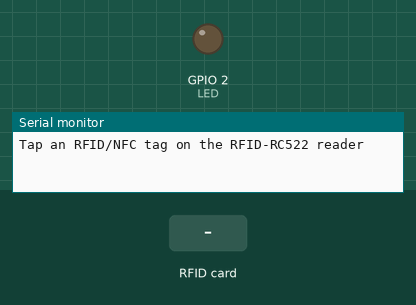
The program below on a simulated ESP32. Parts: output pins drawn as LEDs (lit = HIGH), the last lines printed to the serial monitor. Dashed ring = blinking. The test bench sets the inputs (shaded band). WiFi joins after 1.5 s; servers stay silent unless stated; uploads are accepted with an empty reply.

Above: at 2.7 s.
2.8 s: RFID card 5E 7A 19 C4 held to the reader
At 2.91 s:
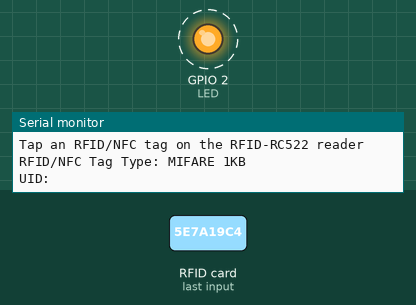
Timing chart, 0 to 5.8 s (numbered marks = the images above; inputs shaded):
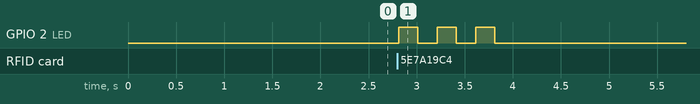

The program:

main.cpp
```cpp
/*
 * This ESP32 code is created by esp32io.com
 *
 * This ESP32 code is released in the public domain
 *
 * For more detail (instruction and wiring diagram), visit https://esp32io.com/tutorials/esp32-rfid-nfc
 */

#include <SPI.h>
#include <MFRC522.h>
#include <Arduino.h>
#include <WiFi.h>
#include <HTTPClient.h>

#include "WifiHelper.hh"
#include "NFCHelper.hh"

#define LED 2
#define SS_PIN  21  // ESP32 pin GIOP5
#define RST_PIN 27 // ESP32 pin GIOP27

WifiHelper wifiHelper("Luke", "obstgarten");
NFCHelper nfcHelper(SS_PIN, RST_PIN);

void setup() {
  Serial.begin(115200);
  pinMode(LED, OUTPUT);

  nfcHelper.setup();
  wifiHelper.connectToWifi();

  Serial.println("Tap an RFID/NFC tag on the RFID-RC522 reader");
}

void loop() {

  if(nfcHelper.checkForCard()!="-1")
  {
      // Light signal
      digitalWrite(LED, HIGH);
      delay(200);
      digitalWrite(LED, LOW);
      delay(200);
      digitalWrite(LED, HIGH);
      delay(200);
      digitalWrite(LED, LOW);
      delay(200);
      digitalWrite(LED, HIGH);
      delay(200);
      digitalWrite(LED, LOW);
      delay(200);

      wifiHelper.sendToWebsite("http://git.prodoxon.com/index.php", "id="+nfcHelper.getTagID());
  }
}
```

NFCHelper.cpp
```cpp
#include "NFCHelper.hh"

NFCHelper::NFCHelper(int _ss_pin, int _rst_pin)
{
    ss_pin = _ss_pin;
    rst_pin = _rst_pin;
    rfid = MFRC522(ss_pin, rst_pin);
}

// should be called during setup()
void NFCHelper::setup()
{
    SPI.begin(); // init SPI bus
    rfid.PCD_Init(); // init MFRC522
}


String NFCHelper::checkForCard()
{
    if (rfid.PICC_IsNewCardPresent())
    { // new tag is available
        uidtext = "";
        if (rfid.PICC_ReadCardSerial()) { // NUID has been reader

            MFRC522::PICC_Type piccType = rfid.PICC_GetType(rfid.uid.sak);
            Serial.print("RFID/NFC Tag Type: ");
            Serial.println(rfid.PICC_GetTypeName(piccType));

            // print UID in Serial Monitor in the hex format
            Serial.print("UID:");
            for (int i = 0; i < rfid.uid.size; i++) {
                uidtext += String(rfid.uid.uidByte[i], HEX);
            }

            rfid.PICC_HaltA(); // halt PICC
            rfid.PCD_StopCrypto1(); // stop encryption on PCD

            return uidtext;
        }
        return "-1";

    }
    else
        return "-1";

}
```

NFCHelper.hh
```cpp
// NFCHelper.h
#ifndef NFCHELPER_H // include guard
#define NFCHELPER_H

#include <MFRC522.h>
#include <string.h>

class NFCHelper
{
    private:
        int ss_pin;
        int rst_pin;
        MFRC522 rfid;
        String uidtext;
    public:
        NFCHelper(int _ss_pin, int _rst_pin);
        void setup();
        String checkForCard();
        String getTagID() {return uidtext; };

};


#endif /* NFCHELPER_H */
```

WifiHelper.cpp
```cpp
#include "WifiHelper.hh"

WifiHelper::WifiHelper(char* _ssid, char* _password)
{
    ssid = _ssid;
    password = _password;
}


void WifiHelper::connectToWifi()
{
    WiFi.mode(WIFI_STA);
    WiFi.begin(ssid, password);
    //Serial.print("Connecting to "); Serial.println("ssid");

    uint8_t i = 0;
    while (WiFi.status() != WL_CONNECTED)
    {
        //Serial.print('.');
        delay(500);

        /*if ((++i % 16) == 0)
        {
        Serial.println(F(" still trying to connect"));
        }*/
    }

    //Serial.print(F("Connected. My IP address is: "));
    //Serial.println(WiFi.localIP());
    myIPis = WiFi.localIP().toString();
}

void WifiHelper::sendToWebsite(String url, String postData)
{
    // Send to website
    if(WiFi.status()== WL_CONNECTED){
    WiFiClient client;
    HTTPClient http;

    // Your Domain name with URL path or IP address with path
    http.begin(client, url);

    // Specify content-type header
    http.addHeader("Content-Type", "application/x-www-form-urlencoded");
    // Data to send with HTTP POST
    String httpRequestData = postData;
    // Send HTTP POST request
    int httpResponseCode = http.POST(httpRequestData);

    // If you need an HTTP request with a content type: application/json, use the following:
    //http.addHeader("Content-Type", "application/json");
    //int httpResponseCode = http.POST("{\"id\":\"Test \"}" );
    // + '  \",\"sensor\":\"BME280\",\"value1\":\"24.25\",\"value2\":\"49.54\",\"value3\":\"1005.14\"}");

    // If you need an HTTP request with a content type: text/plain
    //http.addHeader("Content-Type", "text/plain");
    //int httpResponseCode = http.POST("Hello, World!");

    Serial.print("HTTP Response code: ");
    Serial.println(httpResponseCode);

    // Free resources
    http.end();
    client.stop();
    }
    else {
    //Serial.println("WiFi Disconnected");
    }
}
```

WifiHelper.hh
```cpp
// WifiHelper.hh
#ifndef WIFIHELPER_H // include guard
#define WIFIHELPER_H

#include <WiFi.h>
#include <HTTPClient.h>
#include <string.h>

class WifiHelper
{
    private:
        char* ssid;
        char* password;
        String myIPis;
    public:
        WifiHelper(char* _ssid, char* _password);
        void connectToWifi();
        void sendToWebsite(String url, String postData);
};


#endif /* WIFIHELPER_H */
```

Measured:
- after the input at 2.8 s, GPIO 2 (LED): alternates HIGH for 0.20 s and LOW for 0.20 s, 6 changes in all, then stays LOW, starting at once
